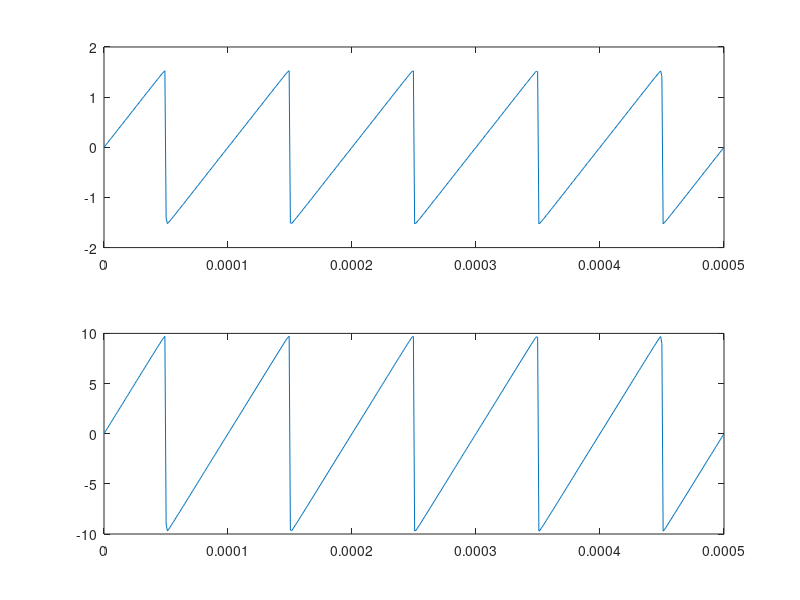

MATLAB code to generate this figure:
clc
clear all
close all

%input
f = 10e3;
can_periodos = 5;
can_frecuencias=1000; %dientes
A=10;

%process

t = linspace(0,can_periodos/f,500);
w = 2*pi*f;
ds=0;
for N=1:(can_frecuencias)
   
        ds = ds + ((-1)^(N+1))*((1/N)*sin(t*w*N));
    
    
end

ds_a=((2*A)/pi)*ds;


%output

figure(1)
subplot(2,1,1)
plot(t,ds)
subplot(2,1,2)
plot(t,ds_a)

